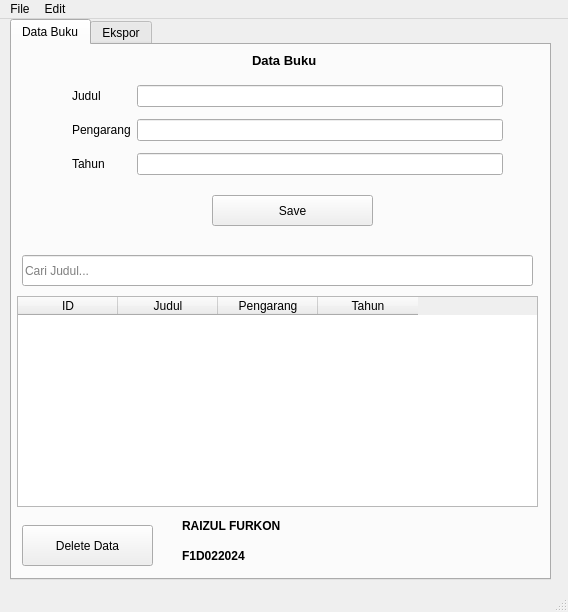
<?xml version="1.0" encoding="UTF-8"?>
<ui version="4.0">
 <class>MainWindow</class>
 <widget class="QMainWindow" name="MainWindow">
  <property name="geometry">
   <rect>
    <x>0</x>
    <y>0</y>
    <width>568</width>
    <height>612</height>
   </rect>
  </property>
  <property name="windowTitle">
   <string>Data Buku</string>
  </property>
  <widget class="QWidget" name="centralwidget">
   <widget class="QTabWidget" name="tabWidget">
    <property name="geometry">
     <rect>
      <x>10</x>
      <y>0</y>
      <width>541</width>
      <height>561</height>
     </rect>
    </property>
    <property name="currentIndex">
     <number>0</number>
    </property>
    <widget class="QWidget" name="data_buku">
     <attribute name="title">
      <string>Data Buku</string>
     </attribute>
     <widget class="QTableWidget" name="tableWidget">
      <property name="geometry">
       <rect>
        <x>5</x>
        <y>251</y>
        <width>521</width>
        <height>211</height>
       </rect>
      </property>
      <property name="sizePolicy">
       <sizepolicy hsizetype="Maximum" vsizetype="Maximum">
        <horstretch>0</horstretch>
        <verstretch>0</verstretch>
       </sizepolicy>
      </property>
      <property name="sizeIncrement">
       <size>
        <width>0</width>
        <height>0</height>
       </size>
      </property>
      <property name="gridStyle">
       <enum>Qt::SolidLine</enum>
      </property>
      <column>
       <property name="text">
        <string>ID</string>
       </property>
      </column>
      <column>
       <property name="text">
        <string>Judul</string>
       </property>
      </column>
      <column>
       <property name="text">
        <string>Pengarang</string>
       </property>
      </column>
      <column>
       <property name="text">
        <string>Tahun</string>
       </property>
      </column>
     </widget>
     <widget class="QWidget" name="formLayoutWidget">
      <property name="geometry">
       <rect>
        <x>60</x>
        <y>40</y>
        <width>431</width>
        <height>99</height>
       </rect>
      </property>
      <layout class="QFormLayout" name="formLayout">
       <property name="verticalSpacing">
        <number>12</number>
       </property>
       <item row="0" column="0">
        <widget class="QLabel" name="judulLabel">
         <property name="text">
          <string>Judul</string>
         </property>
        </widget>
       </item>
       <item row="0" column="1">
        <widget class="QLineEdit" name="judulLineEdit"/>
       </item>
       <item row="1" column="0">
        <widget class="QLabel" name="pengarangLabel">
         <property name="text">
          <string>Pengarang</string>
         </property>
        </widget>
       </item>
       <item row="1" column="1">
        <widget class="QLineEdit" name="pengarangLineEdit"/>
       </item>
       <item row="2" column="0">
        <widget class="QLabel" name="tahunLabel">
         <property name="text">
          <string>Tahun</string>
         </property>
        </widget>
       </item>
       <item row="2" column="1">
        <widget class="QLineEdit" name="tahunLineEdit"/>
       </item>
      </layout>
     </widget>
     <widget class="QPushButton" name="pushButton">
      <property name="geometry">
       <rect>
        <x>200</x>
        <y>150</y>
        <width>161</width>
        <height>31</height>
       </rect>
      </property>
      <property name="text">
       <string>Save</string>
      </property>
     </widget>
     <widget class="QLabel" name="label">
      <property name="geometry">
       <rect>
        <x>240</x>
        <y>0</y>
        <width>101</width>
        <height>31</height>
       </rect>
      </property>
      <property name="font">
       <font>
        <pointsize>10</pointsize>
        <weight>75</weight>
        <bold>true</bold>
       </font>
      </property>
      <property name="text">
       <string>Data Buku</string>
      </property>
     </widget>
     <widget class="QLineEdit" name="cariJudul">
      <property name="geometry">
       <rect>
        <x>10</x>
        <y>210</y>
        <width>511</width>
        <height>31</height>
       </rect>
      </property>
      <property name="placeholderText">
       <string>Cari Judul...</string>
      </property>
     </widget>
     <widget class="QPushButton" name="delete_btn">
      <property name="geometry">
       <rect>
        <x>10</x>
        <y>480</y>
        <width>131</width>
        <height>41</height>
       </rect>
      </property>
      <property name="text">
       <string>Delete Data</string>
      </property>
     </widget>
     <widget class="QLabel" name="label_2">
      <property name="geometry">
       <rect>
        <x>170</x>
        <y>470</y>
        <width>131</width>
        <height>21</height>
       </rect>
      </property>
      <property name="font">
       <font>
        <pointsize>9</pointsize>
        <weight>75</weight>
        <bold>true</bold>
       </font>
      </property>
      <property name="text">
       <string>RAIZUL FURKON</string>
      </property>
     </widget>
     <widget class="QLabel" name="label_3">
      <property name="geometry">
       <rect>
        <x>170</x>
        <y>500</y>
        <width>91</width>
        <height>21</height>
       </rect>
      </property>
      <property name="font">
       <font>
        <pointsize>9</pointsize>
        <weight>75</weight>
        <bold>true</bold>
       </font>
      </property>
      <property name="text">
       <string>F1D022024</string>
      </property>
     </widget>
    </widget>
    <widget class="QWidget" name="ekspor">
     <attribute name="title">
      <string>Ekspor</string>
     </attribute>
     <widget class="QPushButton" name="pushButton_2">
      <property name="geometry">
       <rect>
        <x>70</x>
        <y>160</y>
        <width>411</width>
        <height>41</height>
       </rect>
      </property>
      <property name="font">
       <font>
        <family>MS Shell Dlg 2</family>
        <pointsize>10</pointsize>
        <weight>75</weight>
        <bold>true</bold>
       </font>
      </property>
      <property name="text">
       <string>Save to CSV</string>
      </property>
     </widget>
    </widget>
   </widget>
  </widget>
  <widget class="QMenuBar" name="menubar">
   <property name="geometry">
    <rect>
     <x>0</x>
     <y>0</y>
     <width>568</width>
     <height>26</height>
    </rect>
   </property>
   <widget class="QMenu" name="menuFile">
    <property name="title">
     <string>File</string>
    </property>
    <addaction name="actionSimpan"/>
    <addaction name="actionEkspor_ke_CSV"/>
    <addaction name="actionKeluar"/>
   </widget>
   <widget class="QMenu" name="menuEdit">
    <property name="title">
     <string>Edit</string>
    </property>
    <addaction name="actionCari_Judul"/>
    <addaction name="actionHapus_Data"/>
   </widget>
   <addaction name="menuFile"/>
   <addaction name="menuEdit"/>
  </widget>
  <widget class="QStatusBar" name="statusbar"/>
  <action name="actionSimpan">
   <property name="text">
    <string>Simpan</string>
   </property>
  </action>
  <action name="actionEkspor_ke_CSV">
   <property name="text">
    <string>Ekspor ke CSV</string>
   </property>
  </action>
  <action name="actionKeluar">
   <property name="text">
    <string>Keluar</string>
   </property>
  </action>
  <action name="actionCari_Judul">
   <property name="text">
    <string>Cari Judul</string>
   </property>
  </action>
  <action name="actionHapus_Data">
   <property name="text">
    <string>Hapus Data</string>
   </property>
  </action>
 </widget>
 <resources/>
 <connections/>
</ui>
